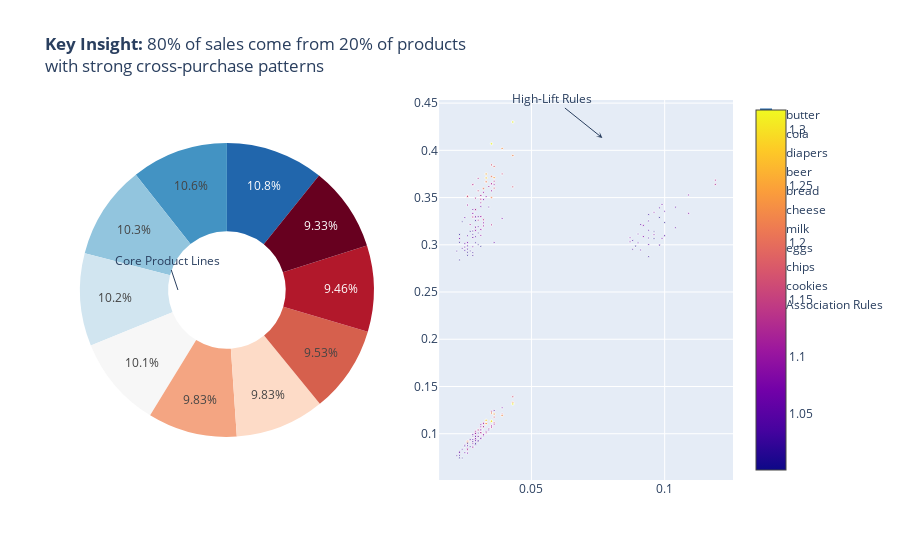

Here is the notebook cell this chart was saved with:
### Markdown cell above
## Annotated Composite Visualization
Creates a figure with two side-by-side plots:

Left: A donut (pie) chart showing the product mix of the top 20 products by purchase frequency.

Right: A scatter plot of association rules, plotting support vs confidence, with marker size and color representing lift.

Adds interactive hover text on rules to show the exact rule in “antecedent → consequent” format.

Includes annotations pointing out:

“High-Lift Rules” on the scatter plot.

“Core Product Lines” on the donut chart.

Title highlights a key business insight:
"80% of sales come from 20% of products with strong cross-purchase patterns."

This combines data visualization with storytelling and actionable insights.

### Code cell
"""
**Narrative Techniques:**
- Annotations call out key findings
- Progressive reveal of insights
- Business-actionable conclusions
"""
# ANNOTATED COMPOSITE VISUALIZATION
fig5 = make_subplots(rows=1, cols=2, specs=[[{'type':'domain'}, {'type':'xy'}]])

# Pie chart
fig5.add_trace(go.Pie(
    labels=item_freq.index,
    values=item_freq.values,
    name="Product Mix",
    hole=0.4,
    marker_colors=px.colors.sequential.RdBu
), 1, 1)

# Rules scatter
fig5.add_trace(go.Scatter(
    x=rules['support'],
    y=rules['confidence'],
    mode='markers',
    marker=dict(
        size=rules['lift']*2,
        color=rules['lift'],
        showscale=True
    ),
    text=rules.apply(lambda x: f"Rule: {list(x['antecedents'])[0]}→{list(x['consequents'])[0]}", axis=1),
    hoverinfo='text',
    name='Association Rules'
), 1, 2)

# Annotations
fig5.update_layout(
    title_text="<b>Key Insight:</b> 80% of sales come from 20% of products<br>with strong cross-purchase patterns",
    annotations=[
        dict(
            text="High-Lift Rules",
            x=0.8, y=0.9,
            xref="paper", yref="paper",
            showarrow=True,
            arrowhead=3,
            ax=-50,
            ay=-40
        ),
        dict(
            text="Core Product Lines",
            x=0.15, y=0.5,
            xref="paper", yref="paper",
            font_size=12
        )
    ]
)
fig5.show()

### Figure 1 — Plotly figure (JSON) as saved in the notebook; plotly's stock layout.template omitted (floating-point values rounded to 4 significant figures; data arrays with more than 128 entries replaced by an {"elided": "..."} marker saying what was removed)
{"data": [{"domain": {"x": [0, 0.45], "y": [0, 1]}, "hole": 0.4, "labels": ["cookies", "chips", "eggs", "cheese", "milk", "bread", "beer", "diapers", "cola", "butter"], "marker": {"colors": ["rgb(103,0,31)", "rgb(178,24,43)", "rgb(214,96,77)", "rgb(244,165,130)", "rgb(253,219,199)", "rgb(247,247,247)", "rgb(209,229,240)", "rgb(146,197,222)", "rgb(67,147,195)", "rgb(33,102,172)", "rgb(5,48,97)"]}, "name": "Product Mix", "type": "pie", "values": [283, 287, 289, 298, 298, 306, 309, 313, 323, 327]}, {"hoverinfo": "text", "marker": {"color": {"elided": "256 float values"}, "showscale": true, "size": {"elided": "256 float values"}}, "mode": "markers", "name": "Association Rules", "text": {"elided": "256 str values"}, "type": "scatter", "x": {"elided": "256 float values"}, "xaxis": "x", "y": {"elided": "256 float values"}, "yaxis": "y"}], "layout": {"annotations": [{"arrowhead": 3, "ax": -50, "ay": -40, "showarrow": true, "text": "High-Lift Rules", "x": 0.8, "xref": "paper", "y": 0.9, "yref": "paper"}, {"font": {"size": 12}, "text": "Core Product Lines", "x": 0.15, "xref": "paper", "y": 0.5, "yref": "paper"}], "title": {"text": "<b>Key Insight:</b> 80% of sales come from 20% of products<br>with strong cross-purchase patterns"}, "xaxis": {"anchor": "y", "domain": [0.55, 1]}, "yaxis": {"anchor": "x", "domain": [0, 1]}}}
